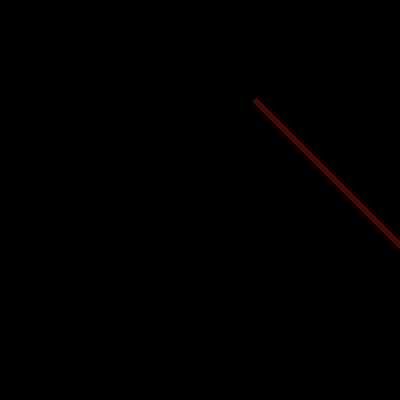
Frame 1 (no input)
Frame 60 (the mouse pressed at the canvas centre just before this capture): identical to frame 1, image omitted
Frame 120 (the mouse held since frame 60 and released just before this capture): identical to frame 1, image omitted

The Processing sketch that drew this single still picture (run headless with seeded random() and noise(); from frame 60 on, the mouse is pressed at the canvas centre):

// Processing sketch: Magic_Worms
// ── Magic_Worms.pde
int randomx = (int) random(400);
int randomy = (int) random(400);
void setup() {
  size(400, 400);
  background(#000000);
}
void draw() {
  for(int i = 0; i < 300; i++) {
    fill(#FA0303);
    ellipse(randomx, randomy, 10, 10);
    randomx++;
    randomy++;
    if(randomx >= randomx+20 && randomy >= randomy+20) {
      randomy=randomy+20;
      randomx=randomx+20;
    }
  }
}
float frequency = .001;
    float noiseInterval = PI;

    void makeMagical() {
        fill( 0, 0, 0, 10 );
        rect(0, 0, width, height);
        noStroke();
    }

    float getWormX(int i) {
        return map(noise(i*noiseInterval + frameCount * frequency), 0, 1, 0, width);
    }

    float getWormY(int i) {
        return map(noise(i*noiseInterval+1 + frameCount * frequency), 0, 1, 0, height);
    }
